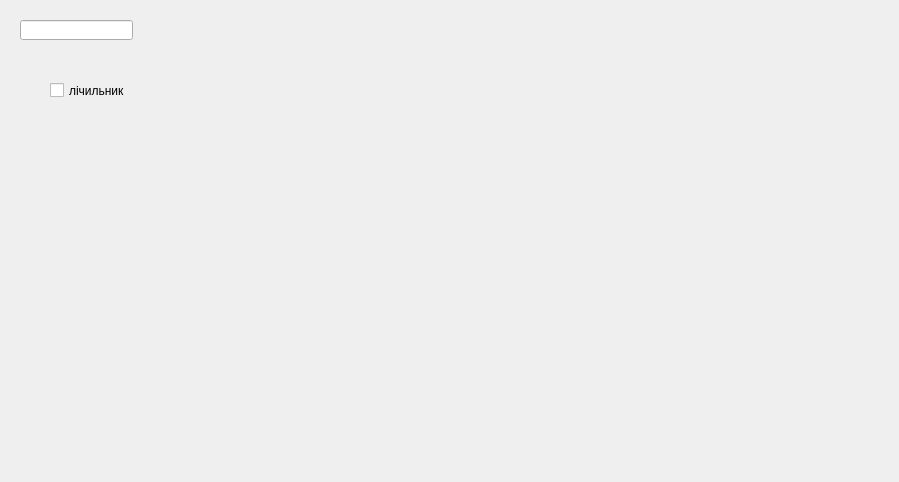
<?xml version="1.0" encoding="UTF-8"?>
<ui version="4.0">
 <class>Form</class>
 <widget class="QWidget" name="Form">
  <property name="geometry">
   <rect>
    <x>0</x>
    <y>0</y>
    <width>899</width>
    <height>482</height>
   </rect>
  </property>
  <property name="windowTitle">
   <string>Form</string>
  </property>
  <widget class="QCheckBox" name="counter">
   <property name="geometry">
    <rect>
     <x>50</x>
     <y>70</y>
     <width>81</width>
     <height>41</height>
    </rect>
   </property>
   <property name="text">
    <string>лічильник</string>
   </property>
  </widget>
  <widget class="QLineEdit" name="applicator">
   <property name="geometry">
    <rect>
     <x>20</x>
     <y>20</y>
     <width>113</width>
     <height>20</height>
    </rect>
   </property>
  </widget>
 </widget>
 <resources/>
 <connections/>
</ui>
